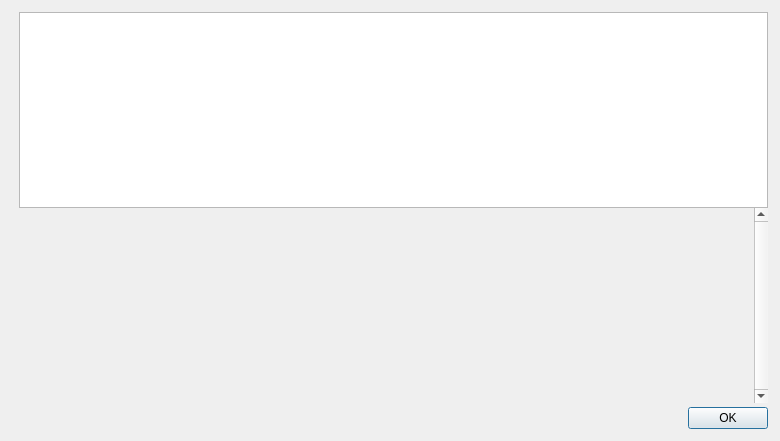
<?xml version="1.0" encoding="UTF-8"?>
<ui version="4.0">
 <class>HelpMessageDialog</class>
 <widget class="QDialog" name="HelpMessageDialog">
  <property name="geometry">
   <rect>
    <x>0</x>
    <y>0</y>
    <width>780</width>
    <height>441</height>
   </rect>
  </property>
  <layout class="QHBoxLayout" name="horizontalLayout_2">
   <property name="spacing">
    <number>0</number>
   </property>
   <property name="leftMargin">
    <number>12</number>
   </property>
   <property name="topMargin">
    <number>12</number>
   </property>
   <property name="rightMargin">
    <number>12</number>
   </property>
   <property name="bottomMargin">
    <number>12</number>
   </property>
   <item>
    <layout class="QVBoxLayout" name="verticalLayoutLogo" stretch="0,0">
     <property name="leftMargin">
      <number>0</number>
     </property>
     <property name="topMargin">
      <number>4</number>
     </property>
     <property name="rightMargin">
      <number>0</number>
     </property>
     <item>
      <widget class="QLabel" name="aboutLogo">
       <property name="sizePolicy">
        <sizepolicy hsizetype="Preferred" vsizetype="Ignored">
         <horstretch>0</horstretch>
         <verstretch>0</verstretch>
        </sizepolicy>
       </property>
       <property name="maximumSize">
        <size>
         <width>100</width>
         <height>100</height>
        </size>
       </property>
       <property name="pixmap">
        <pixmap resource="../bitcoin.qrc">:/images/koto</pixmap>
       </property>
       <property name="scaledContents">
        <bool>true</bool>
       </property>
       <property name="alignment">
        <set>Qt::AlignLeading|Qt::AlignLeft|Qt::AlignTop</set>
       </property>
      </widget>
     </item>
     <item>
      <widget class="QFrame" name="frame">
       <property name="frameShape">
        <enum>QFrame::NoFrame</enum>
       </property>
       <property name="frameShadow">
        <enum>QFrame::Raised</enum>
       </property>
      </widget>
     </item>
    </layout>
   </item>
   <item>
    <layout class="QVBoxLayout" name="verticalLayout">
     <item>
      <widget class="QTextEdit" name="helpMessage">
       <property name="readOnly">
        <bool>true</bool>
       </property>
      </widget>
     </item>
     <item>
      <widget class="QScrollArea" name="scrollArea">
       <property name="frameShape">
        <enum>QFrame::NoFrame</enum>
       </property>
       <property name="verticalScrollBarPolicy">
        <enum>Qt::ScrollBarAlwaysOn</enum>
       </property>
       <property name="widgetResizable">
        <bool>true</bool>
       </property>
       <widget class="QWidget" name="scrollAreaWidgetContents">
        <property name="geometry">
         <rect>
          <x>0</x>
          <y>0</y>
          <width>638</width>
          <height>176</height>
         </rect>
        </property>
        <layout class="QVBoxLayout" name="verticalLayout_2">
         <item>
          <widget class="QLabel" name="aboutMessage">
           <property name="cursor">
            <cursorShape>IBeamCursor</cursorShape>
           </property>
           <property name="textFormat">
            <enum>Qt::PlainText</enum>
           </property>
           <property name="alignment">
            <set>Qt::AlignLeading|Qt::AlignLeft|Qt::AlignTop</set>
           </property>
           <property name="openExternalLinks">
            <bool>true</bool>
           </property>
           <property name="textInteractionFlags">
            <set>Qt::LinksAccessibleByMouse|Qt::TextSelectableByKeyboard|Qt::TextSelectableByMouse</set>
           </property>
          </widget>
         </item>
        </layout>
       </widget>
      </widget>
     </item>
     <item>
      <spacer name="verticalSpacer">
       <property name="orientation">
        <enum>Qt::Vertical</enum>
       </property>
       <property name="sizeType">
        <enum>QSizePolicy::Fixed</enum>
       </property>
       <property name="sizeHint" stdset="0">
        <size>
         <width>4</width>
         <height>4</height>
        </size>
       </property>
      </spacer>
     </item>
     <item>
      <widget class="QDialogButtonBox" name="okButton">
       <property name="orientation">
        <enum>Qt::Horizontal</enum>
       </property>
       <property name="standardButtons">
        <set>QDialogButtonBox::Ok</set>
       </property>
      </widget>
     </item>
    </layout>
   </item>
  </layout>
 </widget>
 <resources>
  <include location="../bitcoin.qrc"/>
 </resources>
 <connections>
  <connection>
   <sender>okButton</sender>
   <signal>accepted()</signal>
   <receiver>HelpMessageDialog</receiver>
   <slot>accept()</slot>
   <hints>
    <hint type="sourcelabel">
     <x>20</x>
     <y>20</y>
    </hint>
    <hint type="destinationlabel">
     <x>20</x>
     <y>20</y>
    </hint>
   </hints>
  </connection>
  <connection>
   <sender>okButton</sender>
   <signal>rejected()</signal>
   <receiver>HelpMessageDialog</receiver>
   <slot>reject()</slot>
   <hints>
    <hint type="sourcelabel">
     <x>20</x>
     <y>20</y>
    </hint>
    <hint type="destinationlabel">
     <x>20</x>
     <y>20</y>
    </hint>
   </hints>
  </connection>
 </connections>
</ui>
